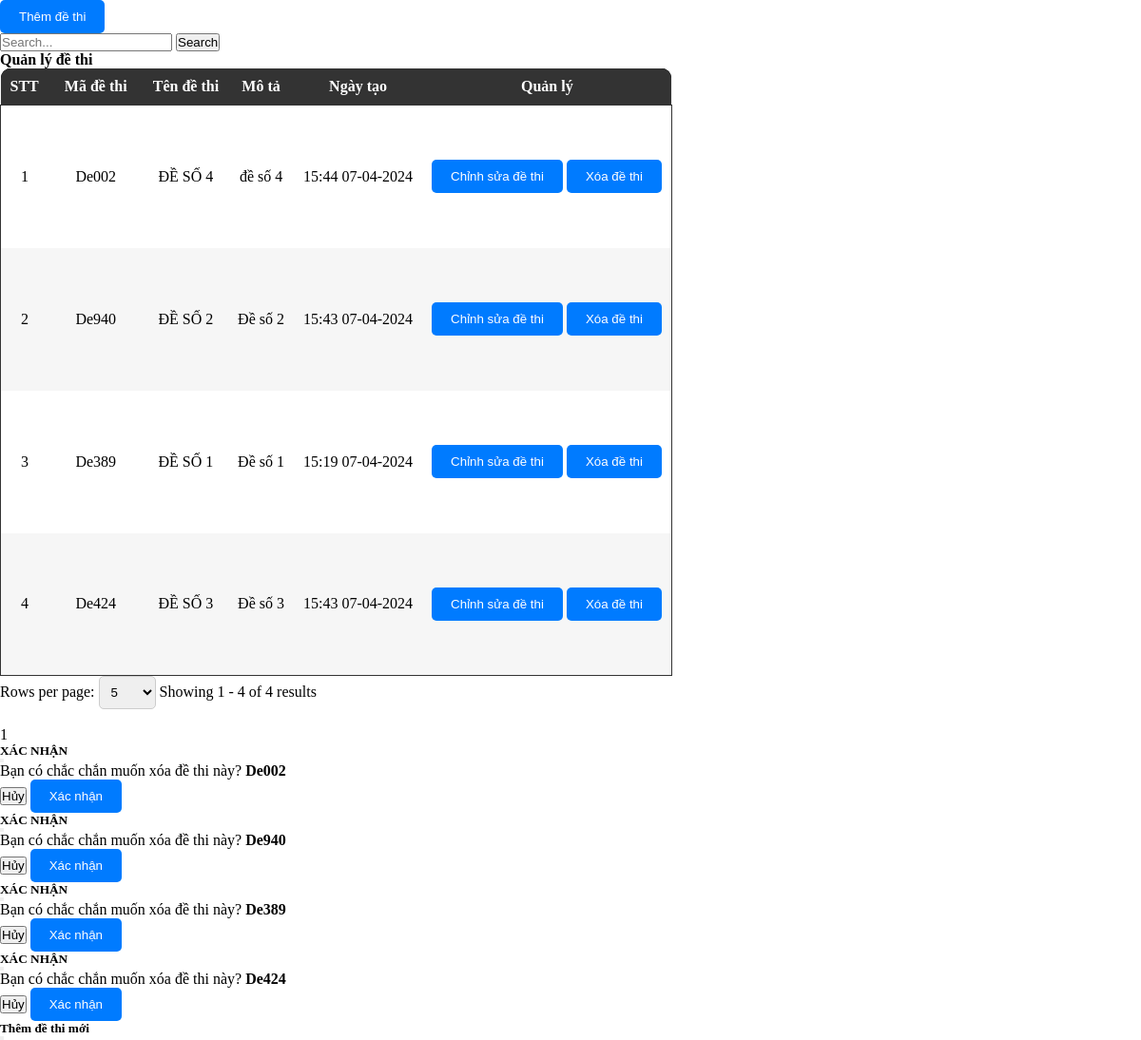
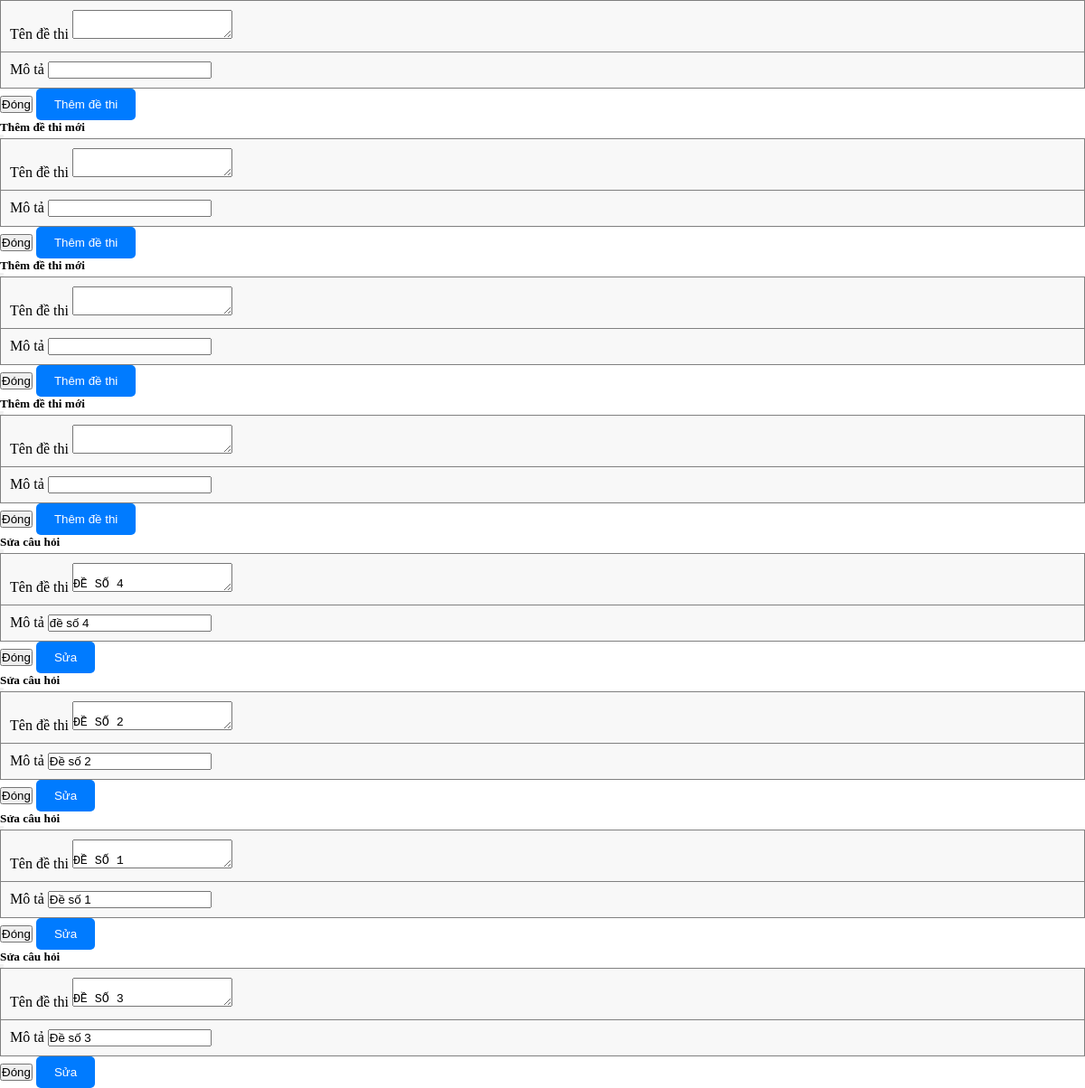
The page /admin/pages/Exam/ExamIndex.php on the database as committed earlier (2 pictures, top to bottom).
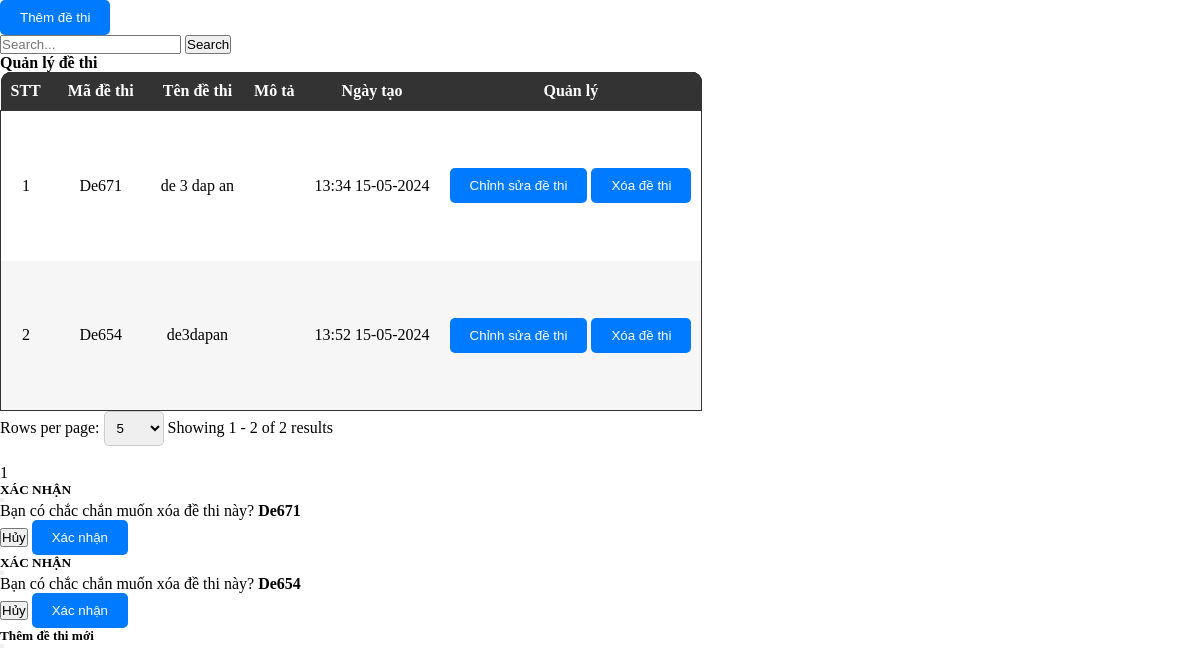
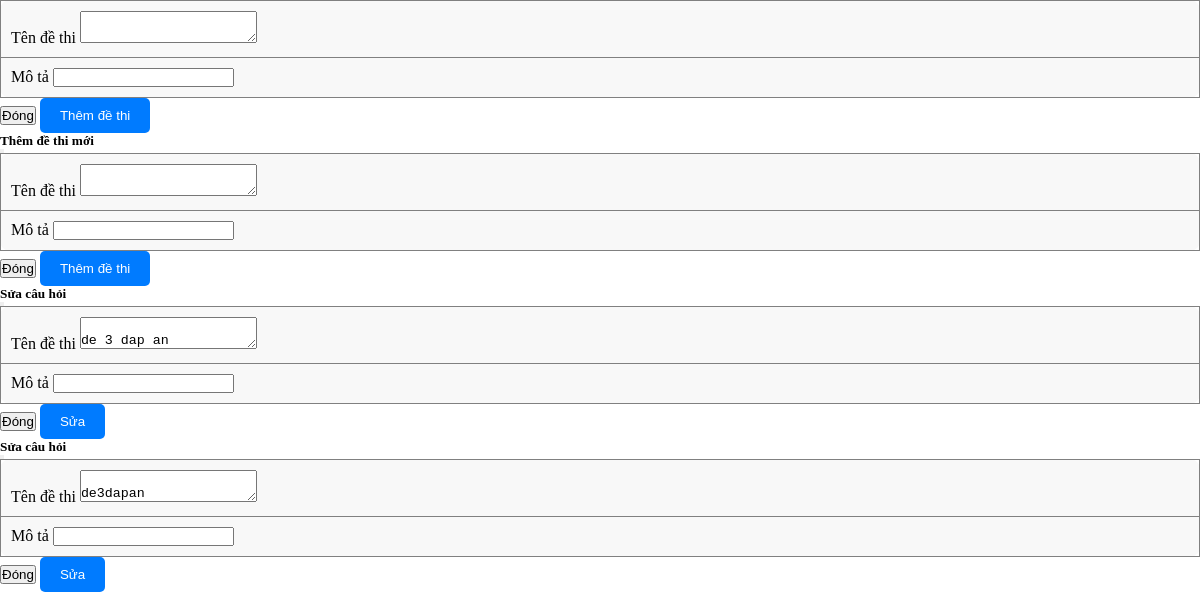
The same page on the database as committed later (2 pictures, top to bottom).
### tables this page shows
CREATE TABLE `tbl_exam` (
  `id` varchar(36) NOT NULL,
  `code` varchar(255) DEFAULT NULL,
  `name` varchar(255) DEFAULT NULL,
  `description` varchar(255) DEFAULT NULL,
  `createDate` datetime DEFAULT NULL
);

### admin/pages/Exam/ExamIndex.php (the view, shortened to what this page needs)
<link rel="stylesheet" href="./styles/ProductStyles.css">
<?php
$countAllSql = "SELECT * FROM tbl_exam";
$total_records = mysqli_num_rows(mysqli_query($connect, $countAllSql));
$pageIndex = isset($_GET['page']) ? $_GET['page'] : 1;
$pageSize = isset($_GET['limit']) ? $_GET['limit'] : 5;
$total_page = ceil($total_records / $pageSize);
$start = ($pageIndex - 1) * $pageSize;
$search = '';
$getTableDataSql = "";
if (isset($_GET['search'])) {
    $getTableDataSql = "SELECT * FROM tbl_exam
    WHERE
        tbl_exam.name LIKE N'%" . $search . "%'
    LIMIT $start, $pageSize";
} else {
    $getTableDataSql = "SELECT * FROM tbl_exam LIMIT $start, $pageSize";
}
$tableData = mysqli_query($connect, $getTableDataSql);
?>
<div class="text-left flex justify-between">
    <button type="button" class="btn btn-primary mb-2 mt-3" data-bs-toggle="modal" data-bs-target="#addExam">
        Thêm đề thi
    </button>
    <div class="input-group mb-3 align-center mt-3 w-40">
        <input type="text" class="form-control" placeholder="Search..." aria-label="Recipient's username" name="search" id="search-input" aria-describedby="button-addon2">
        <button class="btn btn-outline-secondary" id="search-button" onclick="performSearch()" name="ok">
            Search
        </button>
    </div>
</div>
<div class="container p-0">
    <table class="w-100">
        <legend class="text-center"><b>Quản lý đề thi</b></legend>
        <thead class="table-head w-100">
            <tr class="table-heading">
                <th class="noWrap">STT</th>
                <th class="noWrap">Mã đề thi</th>
                <th class="noWrap">Tên đề thi</th>
                <th class="noWrap">Mô tả</th>
                <th class="noWrap">Ngày tạo</th>
                <th class="noWrap">Quản lý </th>
            </tr>
        </thead>
        <tbody class="table-body">
            <?php
            $displayExam = 0;
            while ($row = mysqli_fetch_array($tableData)) {
                $displayExam++;
            ?>
                <tr>
                    <td>
                        <?php echo $displayExam + ($pageIndex - 1) * $pageSize; ?>
                    </td>
                    <td class="tensanpham">
                        <?php echo $row['code'] ?>
                    </td>
                    <td>
                        <?php echo $row['name'] ?>
                    </td>
                    <td>
                        <?php echo $row['description'] ?>
                    </td>
                    <td>
                    <?php echo date('H:i d-m-Y', strtotime($row['createDate'])) ?>
                    </td>
                    <td>
                        <button type="button" class="btn btn-primary mb-2 mt-3 con-tooltip top" data-bs-toggle="modal" data-bs-target="#editPopup_<?php echo $row['id']; ?>">
                            <div class="tooltip">
                                <p>Chỉnh sửa đề thi</p>
                            </div>
                        </button>
                        <button type="button" class="btn btn-primary mb-2 mt-3 con-tooltip top" data-bs-toggle="modal" data-bs-target="#confirmPopup_<?php echo $row['id']; ?>">
                            <div class="tooltip">
                                <p>Xóa đề thi</p>
                            </div>
                        </button>
                    </td>
                </tr>
            <?php
            }
            ?>
        </tbody>
    </table>
    <form action="" method="GET">
        <nav class="row py-2" aria-label="Page navigation example">
            <div class="paganation-infor col py-2">
                <form action="" method="GET">
                    <label for="limitSelect">Rows per page:</label>
                    <select name="limit" id="limitSelect" onchange="updatePageAndLimit()">
                        <option value="5" <?php if ($pageSize == 5) echo 'selected'; ?>>5</option>
                    </select>
                </form>
                <label class="mr-4">Showing
                    <?php
                    $startItem = ($pageIndex - 1) * $pageSize + 1;
                    $endItem = min($pageIndex * $pageSize, $total_records);
                    echo "{$startItem} - {$endItem} of {$total_records} results";
                    ?>
                </label>
            </div>
            <ul class="m-0 pagination justify-content-end py-2 col">
                <li class="page-item">
                </li>
                <?php
                for ($i = 1; $i <= $total_page; $i++) {
                    if ($i == $pageIndex) {
                        echo '<li class="page-item light">
                        <span name="page" class="page-link text-reset text-white bg-dark" href="?workingPage=Exam&limit=' . ($pageSize) . '&page=' . ($i) . '"> ' . ($i) . ' </span>
                        </li>';
                    }
                }
                ?>
            </ul>
    </form>
</div>
<?php
$tableData = mysqli_query($connect, $getTableDataSql);
while ($row = mysqli_fetch_array($tableData)) {
    include "./pages/Exam/ExamConfirmDelete.php";
}
?>
<?php
$tableData = mysqli_query($connect, $getTableDataSql);
while ($row = mysqli_fetch_array($tableData)) {
    include "./pages/Exam/AddExamPopup.php";
}
?>
<?php
$tableData = mysqli_query($connect, $getTableDataSql);
while ($row = mysqli_fetch_array($tableData)) {
    include "./pages/Exam/EditExamPopup.php";
}
?>

### admin/pages/Exam/ExamConfirmDelete.php
<div class="modal fade" id="confirmPopup_<?php echo $row['id']; ?>" tabindex="-1" aria-labelledby="exampleModalLabel" aria-hidden="true">
    <div class="modal-dialog modal-lg">
        <div class="modal-content">
            <div class="modal-header bg-dark">
                <h5 class="text-center text-white">XÁC NHẬN</h5>
                <button type="button" class="btn-close btn-close-white" data-bs-dismiss="modal" aria-label="Close"></button>
            </div>
            <div class="modal-body p-0">
                <form id="orderForm" method="POST" action="pages/Exam/ExamLogic.php?id=<?php echo $row['id']; ?>" enctype="multipart/form-data">
                    <table border="1" width="100%" padding="10px" style="border-collapse: collapse;">
                        <p class="p-4 m-0">
                            Bạn có chắc chắn muốn xóa đề thi này? <b><?php echo $row['code']; ?></b>
                        </p>
                    </table>
                    <div class="modal-footer">
                        <button type="button" class="btn btn-outline-secondary pt-2 pb-2" data-bs-dismiss="modal">Hủy</button>
                        <button type="submit" class="btn btn-primary" name="deleteExam">Xác nhận</button>
                    </div>
                </form>
            </div>
        </div>
    </div>
</div>

### admin/pages/Exam/AddExamPopup.php (shortened to what this page needs)
<div class="modal fade" id="addExam" tabindex="-1" aria-labelledby="exampleModalLabel" aria-hidden="false">
    <div class="modal-dialog modal-lg">
        <div class="modal-content">
            <div class="modal-header bg-dark">
                <h5 class="text-center text-white">Thêm đề thi mới</h5>
                <button type="button" class="btn-close btn-close-white" data-bs-dismiss="modal" aria-label="Close"></button>
            </div>
            <div class="modal-body">
                <form id="categoryForm" method="POST" action="pages/Exam/ExamLogic.php" enctype="multipart/form-data">
                    <table border="1" width="100%" padding="10px" style="border-collapse: collapse;">
                        <tr>
                            <td class="row">
                                <div class="mb-2 col">
                                    <label for="transferFee" class="form-label">Tên đề thi</label>
                                    <textarea required name="name" type="text" class="form-control" id="transferFee"></textarea>
                                </div>
                            </td>
                        </tr>
                        <tr>
                            <td>
                                <div class="mb-2 col">
                                    <label for="transferFee" class="form-label">Mô tả</label>
                                    <input name="description" type="text" class="form-control" id="transferFee">
                                </div>
                            </td>
                        </tr>
                    </table>
            </div>
            <div class="modal-footer">
                <button type="button" class="btn btn-outline-secondary pt-2 pb-2" data-bs-dismiss="modal">Đóng</button>
                <button type="submit" class="btn btn-primary" name="addExam">Thêm đề thi</button>
            </div>
        </div>
    </div>
</div>

### admin/pages/Exam/EditExamPopup.php
<div class="modal fade" id="editPopup_<?php echo $row['id']; ?>" tabindex="-1" aria-labelledby="exampleModalLabel" aria-hidden="true">
    <div class="modal-dialog modal-lg">
        <form method="POST" action="pages/Exam/ExamLogic.php?id=<?php echo $row['id']; ?>" enctype="multipart/form-data">
            <div class="modal-content">
                <div class="modal-header bg-dark">
                    <h5 class="text-center text-white">Sửa câu hỏi</h5>
                    <button type="button" class="btn-close btn-close-white" data-bs-dismiss="modal" aria-label="Close"></button>
                </div>
                <div class="modal-body">
                <table border="1" width="100%" padding="10px" style="border-collapse: collapse;">
                        <tr>
                            <td class="row">
                                <div class="mb-2 col">
                                    <label for="transferFee" class="form-label">Tên đề thi</label>
                                    <textarea required name="name" type="text" class="form-control" id="transferFee">
                                        <?php echo $row['name'] ?>
                                    </textarea>
                                </div>
                            </td>
                        </tr>
                        <tr>
                            <td>
                                <div class="mb-2 col">
                                    <label for="transferFee" class="form-label">Mô tả</label>
                                    <input value="<?php echo $row['description'] ?>" name="description" type="text" class="form-control" id="transferFee">
                                </div>
                            </td>
                        </tr>
                    </table>
                </div>
                <div class="modal-footer">
                    <button type="button" class="btn btn-outline-secondary pt-2 pb-2" data-bs-dismiss="modal">Đóng</button>
                    <button type="submit" class="btn btn-primary" name="editExam">Sửa</button>
                </div>
            </div>
        </form>
    </div>
</div>

### admin/styles/ProductStyles.css (style rules this page uses)
* { padding: 0; margin: 0; box-sizing: border-box; }
table { border-radius: 10px; }
.container { width: 100%; }
.table-head { color: white; background-color: #000; }
.table-head .table-heading { background-color: #000; color: white; }
.table-head .table-heading th:first-child { border-top-left-radius: 10px; }
.table-head .table-heading th:last-child { border-top-right-radius: 10px; }
.table-heading { border-radius: 10px; }
.table-head th { padding: 10px; text-align: center; }
.table-head, .table-body { border-collapse: collapse; }
.table-body { border: 1px solid #333; }
.table-body, .table-body tr { background-color: #fff; }
.table-body td { text-align: center; }
.table-body tr:nth-child(2n + 2) { background-color: #f6f6f6; }
table { border-collapse: collapse; background-color: #f8f8f8; }
th, td { padding: 10px; text-align: left; }
th { background-color: #333; color: white; }
.btn-primary { background-color: #007bff; color: white; padding: 10px 20px; border: none; border-radius: 5px; cursor: pointer; }
.noWrap { white-space: nowrap; }
select, option { width: 60px; padding: 8px; border: 1px solid #ccc; border-radius: 5px; }
.tensanpham { width: 100px; height: 150px; text-align: center; }

Rows that differ between the two databases and show on the page:
removed tbl_exam: pageSize "1", code "De002", name "ĐỀ SỐ 4", description "đề số 4", createDate "15:44 07-04-2024"
removed tbl_exam: pageSize "2", code "De940", name "ĐỀ SỐ 2", description "Đề số 2", createDate "15:43 07-04-2024"
removed tbl_exam: pageSize "3", code "De389", name "ĐỀ SỐ 1", description "Đề số 1", createDate "15:19 07-04-2024"
removed tbl_exam: pageSize "4", code "De424", name "ĐỀ SỐ 3", description "Đề số 3", createDate "15:43 07-04-2024"
added tbl_exam: pageSize "1", code "De671", name "de 3 dap an", createDate "13:34 15-05-2024"
added tbl_exam: pageSize "2", code "De654", name "de3dapan", createDate "13:52 15-05-2024"
Other text that changed with them:
$endItem: "4" → "2"
$total_records: "4" → "2"
